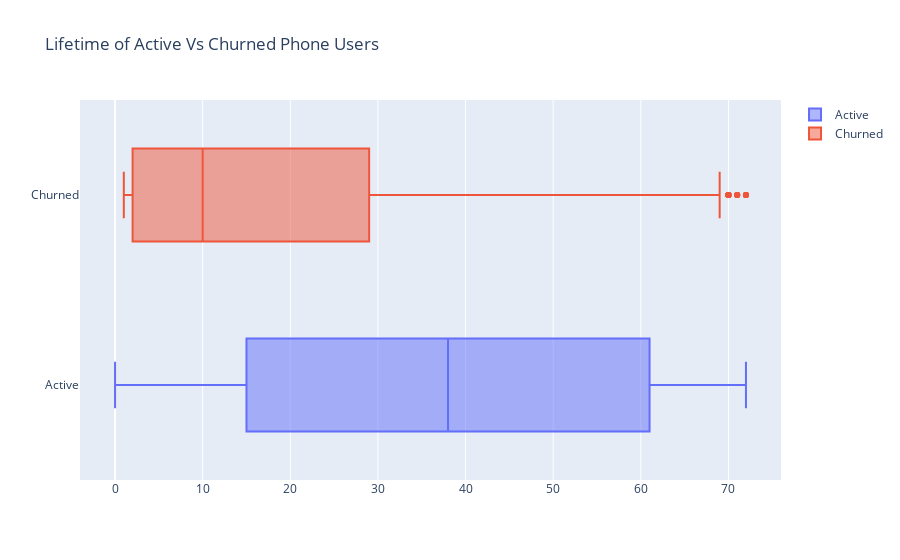

Notebook source saved alongside this figure:
### Markdown cell above
## 1.3 Phone Users (Active Vs Churned)

### Code cell
group_1 = go.Box(
    x=active_phone_users['tenure'],
    name="Active")

# Get active users without the internet
group_2 = go.Box(
    x=churned_phone_users['tenure'],
    name="Churned")

info = [group_1, group_2]
title = "Lifetime of Active Vs Churned Phone Users"
iplot({
            "data": info, 
            "layout": {
                "title": title
            }
     })

### Figure 1 — Plotly figure (JSON) as saved in the notebook; plotly's stock layout.template omitted (floating-point values rounded to 4 significant figures; data arrays with more than 128 entries replaced by an {"elided": "..."} marker saying what was removed)
{"data": [{"name": "Active", "type": "box", "x": {"elided": "4662 int values"}}, {"name": "Churned", "type": "box", "x": {"elided": "1699 int values"}}], "layout": {"title": {"text": "Lifetime of Active Vs Churned Phone Users"}}}
